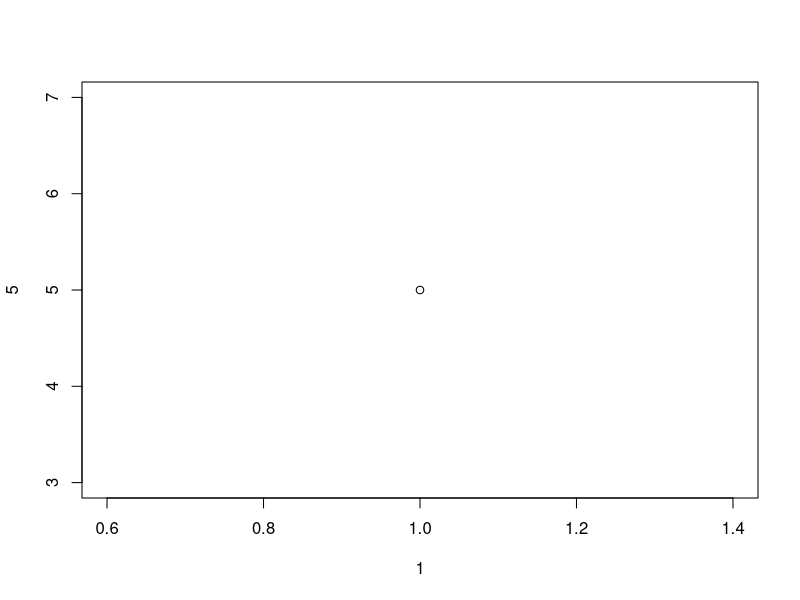
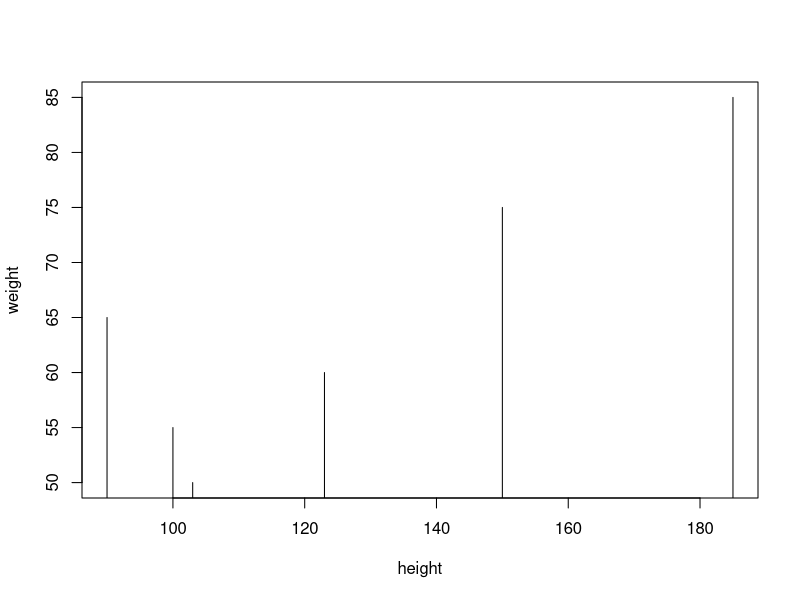
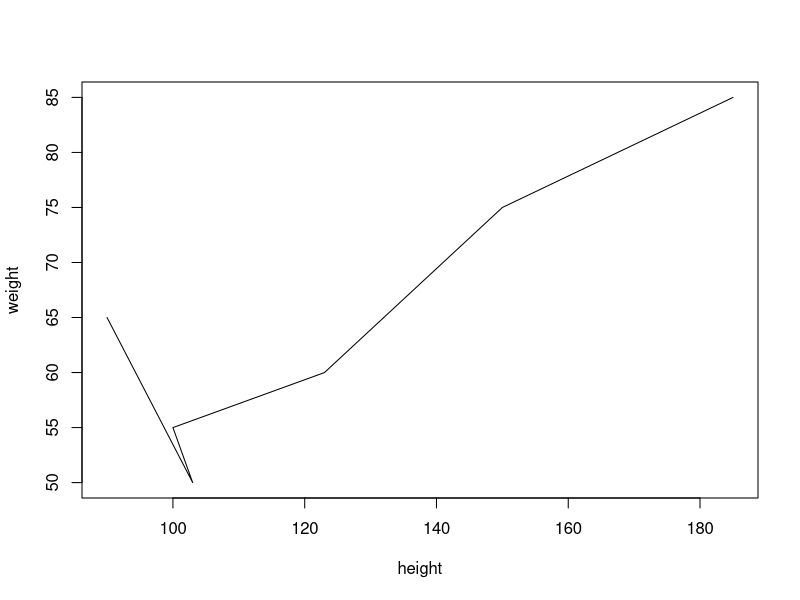
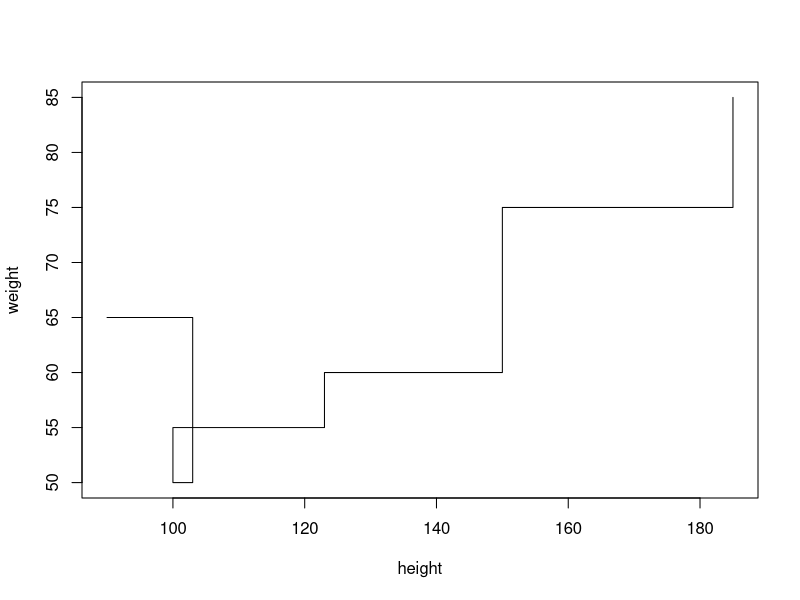

Source code (R) for these figures, in order:
# Visualization
plot(1,5)

#Sample Graph
height<-cbind(90,103,100,123,150,185)
weight<-cbind(65,50,55,60,75,85)
#histogram
plot(height,weight,type = "h" ,xlab = "height",ylab = "weight")
#line plot
plot(height,weight,type = "l" ,xlab = "height",ylab = "weight")
#stair steps
plot(height,weight,type = "s" ,xlab = "height",ylab = "weight")

bmi<-cbind(height,weight)
write.csv(bmi,file = "BMI.csv",row.names = FALSE)
